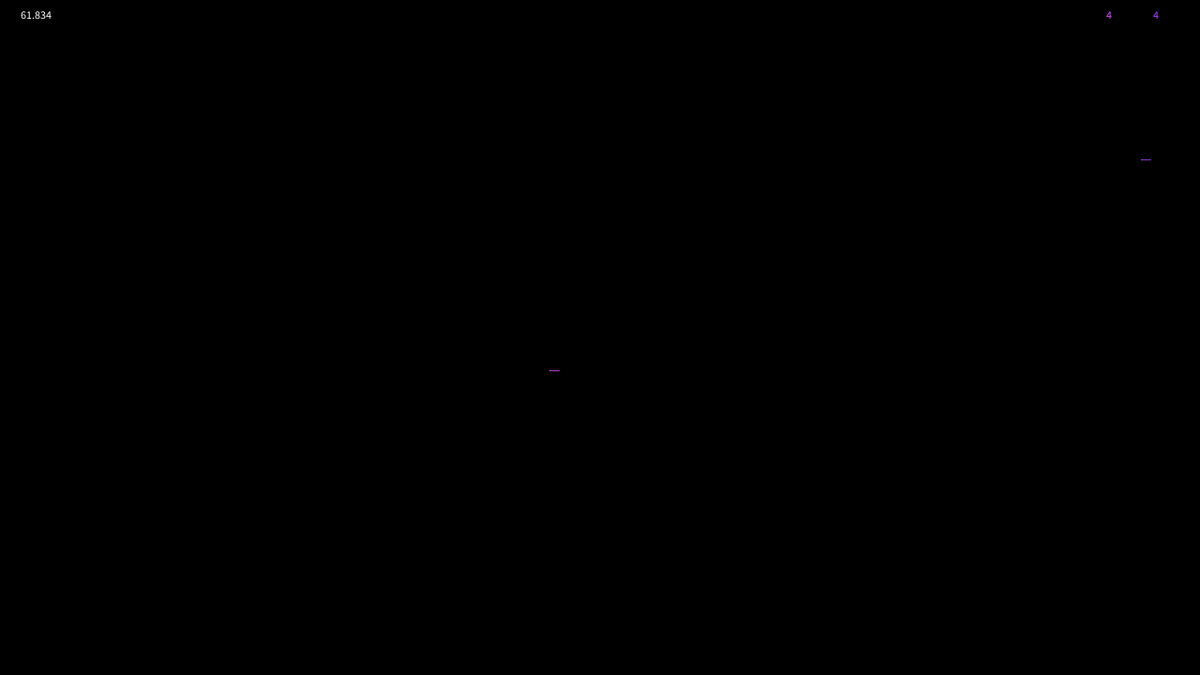
Frame 1 (no input)
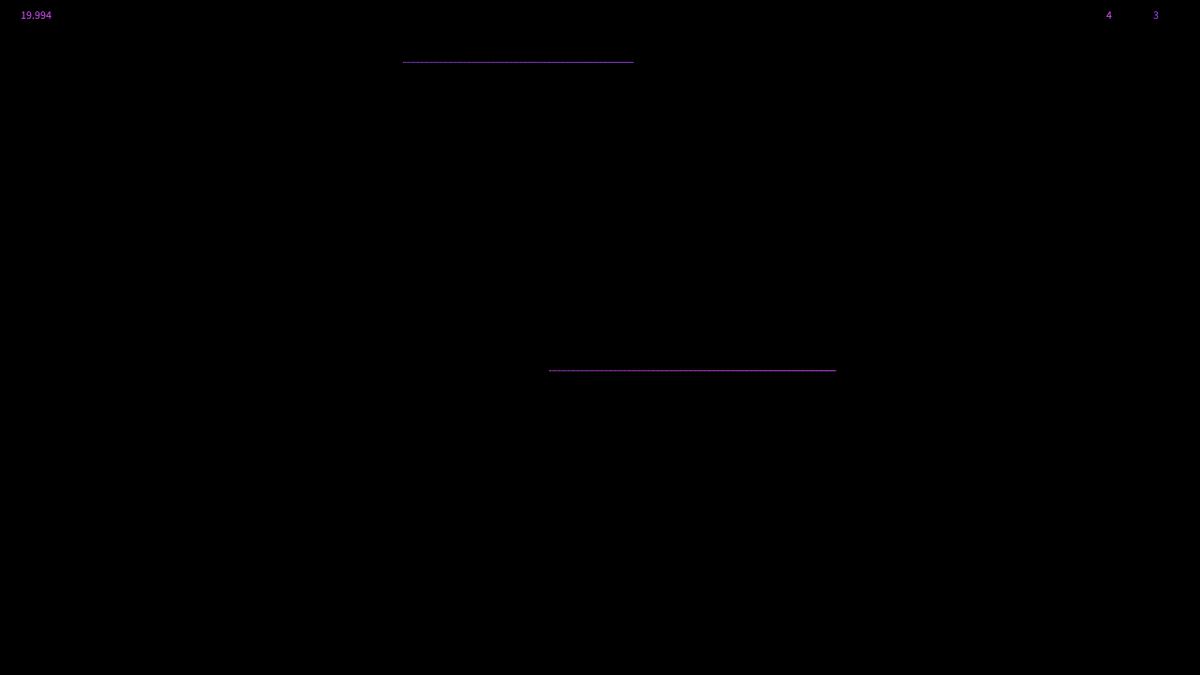
Frame 60 (the mouse pressed at the canvas centre just before this capture)
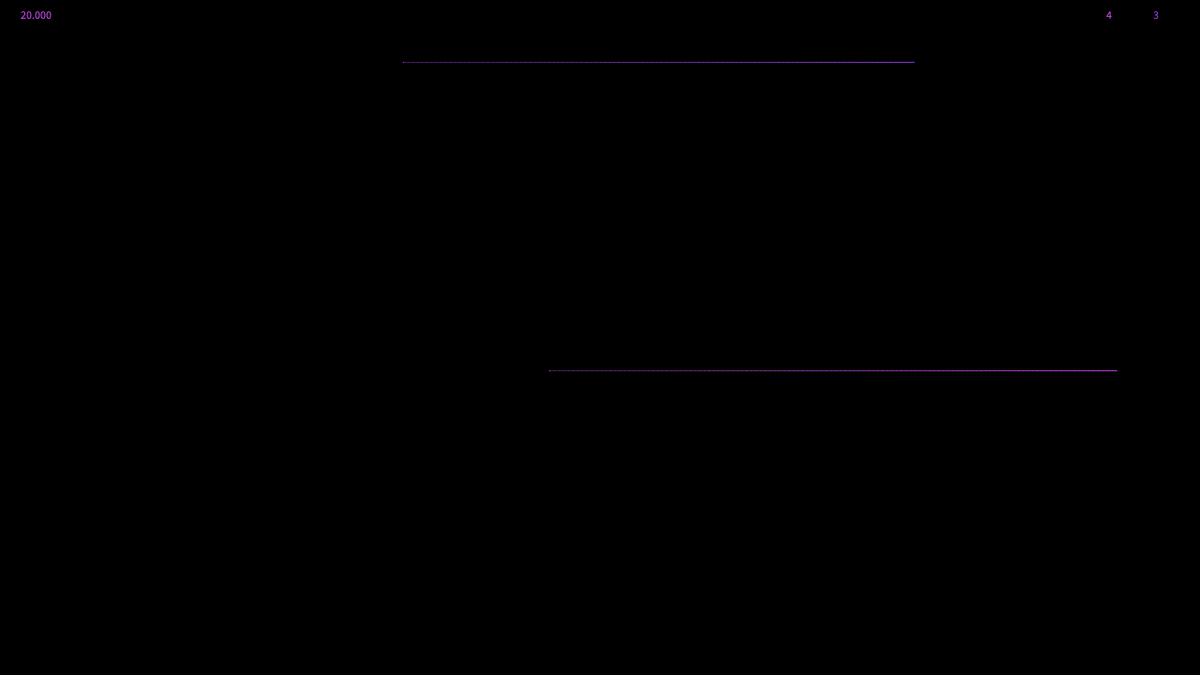
Frame 120 (the mouse held since frame 60 and released just before this capture)

The Processing sketch that drew these frames (run headless with seeded random() and noise(); from frame 60 on, the mouse is pressed at the canvas centre):

// Processing sketch: TronGame
// ── TronGame.pde
ArrayList<Walker> walkers = new ArrayList<Walker>();
int time=0;
float speed = 0.1; 
int amoutOfWalkers=2;
final color black = color(0);
PVector grid[][];


PGraphics traces;

void setup() {
  frameRate(20);
  size(1280, 720);
  background(0);
  for (int i=0;i<amoutOfWalkers;i++) walkers.add(new Walker(i));
  stroke(255);
  smooth(32);
  traces = createGraphics(width, height);
  grid = new PVector[width][height];
}

void draw() {
  background(0);
  if (keyPressed) {
    final float step = PI/32;
    Walker w;

    w=walkers.get(0);
    if (key=='a') w.currentAngle-=step;
    if (key=='d') w.currentAngle+=step;

    if (key=='w') w.speed+=0.1;
    if (key=='s') w.speed-=0.1;

    if (key=='q') w.speed-=0.1;

    if (key==LEFT) walkers.get(1).currentAngle-=step;
    if (key==RIGHT) walkers.get(1).currentAngle+=step;

    if (w.speed>10) w.speed = 10;
    if (w.speed<0.2) w.speed = 0.5;
  }
  for (int i=0;i<10*speed;i++) {
    for (Walker w:walkers) w.update(time);
    traces.beginDraw();
    traces.background(color(0));
    for (Walker w:walkers) w.render();
    traces.endDraw();
    time++;
  }
  set(0, 0, traces);
  text(frameRate, 20, 20);
  int e=width-50;
  for (Walker w:walkers) {
    fill(w.myColor, 255);
    text(w.lifes, e, 20);
    e-=50;
  }
}

class Walker {
  ArrayList<PVector> lastPos = new ArrayList<PVector>();
  int initSeed;
  color myColor;
  float currentAngle=0;
  float speed=5;
  int lifes=5;

  Walker(int initSeed) {
    this.initSeed = initSeed;
    myColor = color((int)random(255), (int)random(255), 255);
    restart();
  }

  void update(int time) {
    lastPos.remove(0);

    PVector dir = PVector.fromAngle(currentAngle);
    dir.mult(speed);
    PVector currentPos = PVector.add(dir, lastPos.get(lastPos.size()-1));
    lastPos.add(currentPos);

    float x1 = currentPos.x;
    float y1 = currentPos.y;
    if (x1<0 || y1 <0 || x1>width || y1> height) {
      restart();
      return;
    }



    for (Walker w:walkers) {
      int checkLength = (w==this )? w.lastPos.size()-1: w.lastPos.size();
      for (int i=1;i<checkLength;i++) {
        if (colision(lastPos.get(lastPos.size()-1), lastPos.get(lastPos.size()-2), w.lastPos.get(i), w.lastPos.get(i-1))) {
          restart();
          return;
        }
      }
    }
  }

  void restart() {
    PVector currentPos = new PVector(random(width), random(height));
    lastPos.clear();
    for (int i=0;i<200;i++) lastPos.add(currentPos.get());
    update(time);
    lifes--;
  }

  void render() {
    float step=255/lastPos.size();
    int brightness=0;
    for (int i=1;i<lastPos.size();i++) {
      traces.stroke(myColor, brightness);
      traces.line(lastPos.get(i-1).x, lastPos.get(i-1).y, lastPos.get(i).x, lastPos.get(i).y);
      brightness+=step;
    } 
  }
}



boolean colision(PVector p1, PVector p2, PVector p3, PVector p4) {
  float x1 = p1.x;
  float x2 = p2.x;
  float x3 = p3.x;
  float x4 = p4.x;

  float y1 = p1.y;
  float y2 = p2.y;
  float y3 = p3.y;
  float y4 = p4.y;

  float a = (y2-y1)/(x2-x1);
  float c = (y4-y3)/(x4-x3);
  final float b = y1-a*x1;
  final float d = y3-c*x3;
  
  //Different slope means they might intersect, im not checking overlaping rects
  if (c!=a) {

    
    final float min = max(min(x1, x2), min(x3, x4));
    final float max = min(max(x1, x2), max(x3, x4)); 

    float xIntersec = (d-b)/(a-c);

    if(xIntersec>min && xIntersec<max){//if i use >= / <= i will always get a colision with my last one
      println(xIntersec, min, max);
      return true;    
    }
  }else{
    if(b==d && ((x1<max(x3,x4) && x1>min(x3,x4) )|| (x2<max(x3,x4) && x2>min(x3,x4) ) )) return true;
  }
  return false;
}
